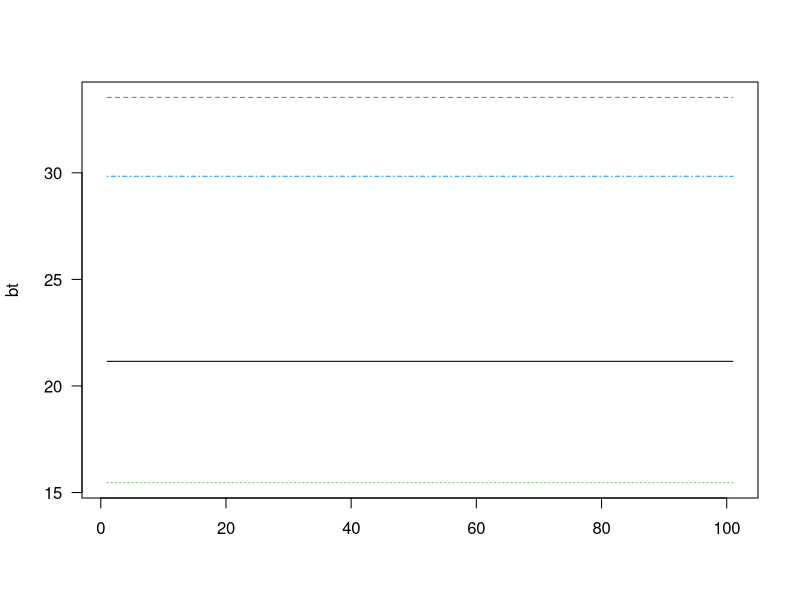

Generate this figure with R:
# |---------------------------------------------------------------------------|
# | Delay Difference Model
# |---------------------------------------------------------------------------|
setwd("/Users/stevenmartell1/Documents/IPHC/IPHC-project/HTM/")
set.seed(999)



# |---------------------------------------------------------------------------|
# | Model parameters
# |---------------------------------------------------------------------------|
A       <- 4    				#Number of areas
agek    <- 6
bo      <- 100
reck    <- 12
m       <- 0.15
s       <- exp(-m)
alpha   <- 5.7557
rho     <- 0.9048374
wk      <- alpha * (1-rho^agek)/(1-rho)
 

# |----------------------------------------------------------------------------|
# | Movement matrix based on gravity model
# |----------------------------------------------------------------------------|
R       <- 50.5
g       <- rnorm(A,0,1.0)
P       <- matrix((g),nrow=A,ncol=A,byrow=FALSE)
diag(P) <- diag(P) + (R)
P       <- t(P)/rowSums(P)
# P       <- diag(1,A)



# |----------------------------------------------------------------------------|
# | Equilibrium conditions.
# |----------------------------------------------------------------------------|
apportion <- runif(A,0.0,1.0)
apportion <- apportion/sum(apportion)

be        <- bo * apportion
se        <- exp(rep(s,A) %*% P)/(1+exp(rep(s,A) %*% P))
we        <- -(se*alpha - wk*(se) + wk)/(-1 + (se)*rho)
re        <- -be*(se*alpha+se*rho*we-we)/(we*wk)
ne        <- be / we
ro        <- sum(re)

pe        <- re/sum(re)
so        <- reck * (ro/bo)
beta      <- (reck-1.0)/bo

# wbar      <- (s*alpha+ wk*(1-s)) / (1-rho*s)
# ro        <- bo/wbar*(1-s)
# be        <- bo * apportion
# re        <- ro * apportion 
# se        <- exp(-rep(m,A) %*% P)/(1+exp(-rep(m,A) %*% P))
# we        <- ((se*alpha) + wk*(1-se))/(1-(se*rho))

# be        <- wk*re/(1.-se*(alpha/we+rho))
# be        <- -wk*re*we/(alpha*se+rho*we*se-we)
# bo        <- sum(be)

# print(ne)
# re        <- (be - se*be*(alpha/we+rho))/wk

# ne        <- (be*(-1+se))/(we*(se-1))
# The following is the same as ne=be/we
#ne        <- ((be-wk*re)%*%solve(P)/se - rho*be)/alpha
# print(ne)
# Constraint in that ne >= se*ne
# pe        <- ((ne - se*ne)*wbar)/(bo*(1.-s))


# |----------------------------------------------------------------------------|
# | Dynamic calculations
# |----------------------------------------------------------------------------|
T  <- 100
bt = nt = rt = wt = matrix(NA,nrow=T+1,ncol=A)
bt[1,] = be
nt[1,] = ne
rt[1,] = pe*ro 
wt[1,] = be/ne
for(i in 1:T)
{

	if(i <= agek)
	{
		rt[i,] = pe*ro 
	}
	else
	{
		st     <- sum(bt[i-agek,])
		rt[i,] = pe*(so*st/(1.+beta*st))
	}

	bt[i+1,] <- (se)*(alpha*nt[i,]+rho*bt[i,]) + wk*rt[i,]
	nt[i+1,] <- (se)*nt[i,] + rt[i,]
	wt[i+1,] <- bt[i+1,]/nt[i+1,]
}

matplot(bt,type="l",las=1)